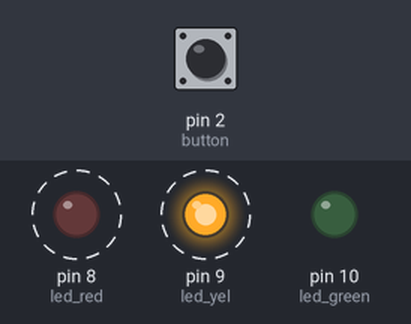
Bench run of a sketch on a simulated Arduino Uno, built with avr-gcc and run on an emulated ATmega328P. On the bench: output pins drawn as LEDs (lit = HIGH). Dashed ring = blinking. The inputs (shaded band) are chosen by the test bench; at power-on: pin 2 (button) LOW.

Above: at 1.89 s.
At 4.7 s:
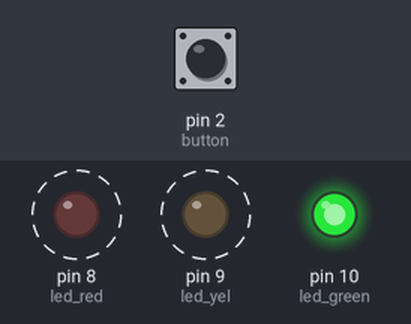
4.8 s: pin 2 (button) pulled HIGH for 2.35 s
At 6.15 s:
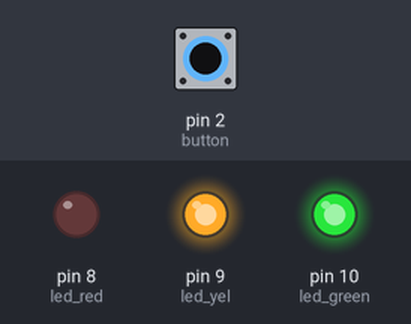
Timing chart, 0 to 14.6 s (numbered marks = the images above; inputs shaded):
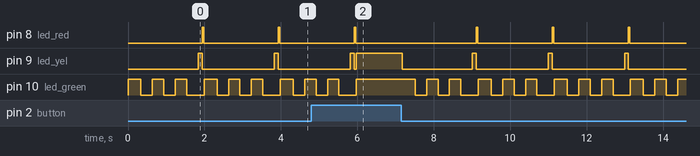

The sketch:

sketch_feb06a.ino
```cpp
int led_red = 8;
int led_yel = 9;
int led_green = 10;
int button = 2;

void setup()
{
pinMode(led_red, OUTPUT);
pinMode(led_yel, OUTPUT);
pinMode(led_green, OUTPUT);
}

void loop()
{

  if (digitalRead(button) == HIGH)
  {

   digitalWrite(led_yel, HIGH);
   digitalWrite(led_green, HIGH);
   delay(40);
    digitalWrite(led_yel, LOW);
    digitalWrite(led_green, LOW);
   }
   else{
   digitalWrite(led_green, HIGH);
   delay(40);
   digitalWrite(led_green, LOW);


    for (int i = 0; i<3; i++)
   {
   digitalWrite(led_green, HIGH);
   delay(300);
   digitalWrite(led_green, LOW);
   delay(300);
   }

  digitalWrite(led_yel, HIGH);
  delay(100);
  digitalWrite(led_yel, LOW);


  digitalWrite(led_red, HIGH);
  delay(40);
  digitalWrite(led_red, LOW);


 delay(10);
   }
}
```
